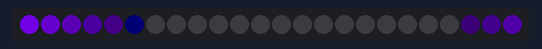
This sketch was run on a simulated ATtiny85, built with avr-gcc and run on an emulated ATtiny85. Shown: 24 RGB LEDs in strip order, left to right. Dim RGB values are drawn brighter than linear.

Above: at 0.11 s.
At 0.65 s:
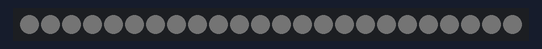

The sketch:

pbring_v2_ring.ino
```cpp
#define FASTLED_INTERNAL

#include <FastLED.h>

#define LED_COUNT 24
#define LED_PIN 1

#define LED_INTERVAL (256 / LED_COUNT)

CRGB rgbData[LED_COUNT];
CHSV hsvData[LED_COUNT];

enum Mode
{
	mNoInternalConnection,
	mNoConnection,
	mIdle,
	mPreview,
	mCountdown,
	mShooting
};

Mode mode;

bool signalReceived = false;
uint8_t countdownValue = 0; ///< In eights of a second

int16_t animationProgress = 0;

unsigned long currentMillis = 0, nextDataReceiveMillis = 0;

// Animation config
uint16_t animationIncrementInteval;
bool useConstHue;
uint8_t segmentCount;
uint8_t constHue;
uint8_t saturation;

float mapf(float v, float srcL, float srcH, float tgtL, float tgtH)
{
	return tgtL + constrain((v - srcL) / (srcH - srcL), 0.0, 1.0) * (tgtH - tgtL);
}

void setup()
{
	FastLED.addLeds<NEOPIXEL, LED_PIN>(rgbData, LED_COUNT);

	// Only output is PB1 (leds)
	DDRB = _BV(PB1);

	// No pull down all pins
	PORTB = 0;

	// USI control register - two wire mode, external clock rising edge
	USICR = _BV(USIWM1) | _BV(USICS1);

	// Reset USI status
	USISR = _BV(USIOIF);
}

void decideMode()
{
	if (!signalReceived)
		mode = mNoInternalConnection;

	else if (countdownValue == static_cast<uint8_t>(-3))
		mode = mNoConnection;

	else if (countdownValue == static_cast<uint8_t>(-1))
		mode = mIdle;

	else if (countdownValue == static_cast<uint8_t>(-2))
		mode = mPreview;

	else if (countdownValue > 8)
		mode = mCountdown;

	else
		mode = mShooting;
}

void setupAnimation()
{
	animationIncrementInteval = 16;
	useConstHue = false;
	segmentCount = 3;
	constHue = 0;
	saturation = 255;

	switch (mode)
	{

	case mNoInternalConnection:
		useConstHue = true;
		constHue = HUE_PURPLE;
		segmentCount = 1;
		break;

	case mNoConnection:
		useConstHue = true;
		constHue = HUE_RED;
		segmentCount = 1;
		break;

	case mIdle:
		break;

	case mPreview:
		saturation = 0;
		break;

	case mCountdown:
		animationIncrementInteval = 1.0 / mapf(countdownValue / 8.0, 1, 4, 1.0 / 1, 1.0 / 8);
		saturation = 0;
		break;

	case mShooting:
		segmentCount = 0;
		animationIncrementInteval = 1;
		saturation = 0;
		break;
	}
}

void receiveData()
{
	if (currentMillis < nextDataReceiveMillis)
		return;

	nextDataReceiveMillis = currentMillis + 16;

	// Check counter overflow (means we have received the message)
	if (USISR & _BV(USIOIF))
	{
		// Ignore first few reports
		static uint8_t rcvCnt = 0;
		if (rcvCnt < 8)
			rcvCnt++;
		else
			signalReceived = true;

		countdownValue = USIBR;
		USISR = _BV(USIOIF);
	}
}

void loop()
{
	currentMillis = millis();
	uint8_t delta = 0;

	decideMode();
	setupAnimation();
	receiveData();

	// Update animation progress
	{
		static unsigned long prevMillis = currentMillis;
		static uint16_t millisAccum = 0;

		millisAccum += static_cast<uint16_t>(currentMillis - prevMillis);
		prevMillis = currentMillis;

		while (millisAccum >= animationIncrementInteval)
		{
			animationProgress++;
			delta++;
			millisAccum -= animationIncrementInteval;
		}
	}

	// Animate
	{
		static uint8_t actualSaturation = saturation;
		if (saturation < actualSaturation)
			actualSaturation -= min(actualSaturation - saturation, delta * 4);
		else if (saturation > actualSaturation)
			actualSaturation += min(saturation - actualSaturation, delta * 4);

		for (uint8_t i = 0; i < LED_COUNT; i++)
		{
			const uint8_t diff = abs(static_cast<int8_t>(i * LED_INTERVAL * segmentCount - static_cast<uint8_t>(animationProgress)));
			const uint8_t value = max(0, 255 - static_cast<int16_t>(diff) * (segmentCount == 1 ? 5 : 3));
			const uint8_t hue = useConstHue ? constHue : i * LED_INTERVAL + static_cast<uint8_t>(animationProgress);
			hsvData[i] = CHSV(hue, actualSaturation, value);
		}
	}

	hsv2rgb_rainbow(hsvData, rgbData, LED_COUNT);

	// This just shows the countdown value in binary on the leds
	if (0)
	{
		for (uint8_t i = 0; i < 8; i++)
			rgbData[i] = (countdownValue & (1 << i)) ? 0xffffff : 0x000000;
	}

	FastLED.show();
}
```
